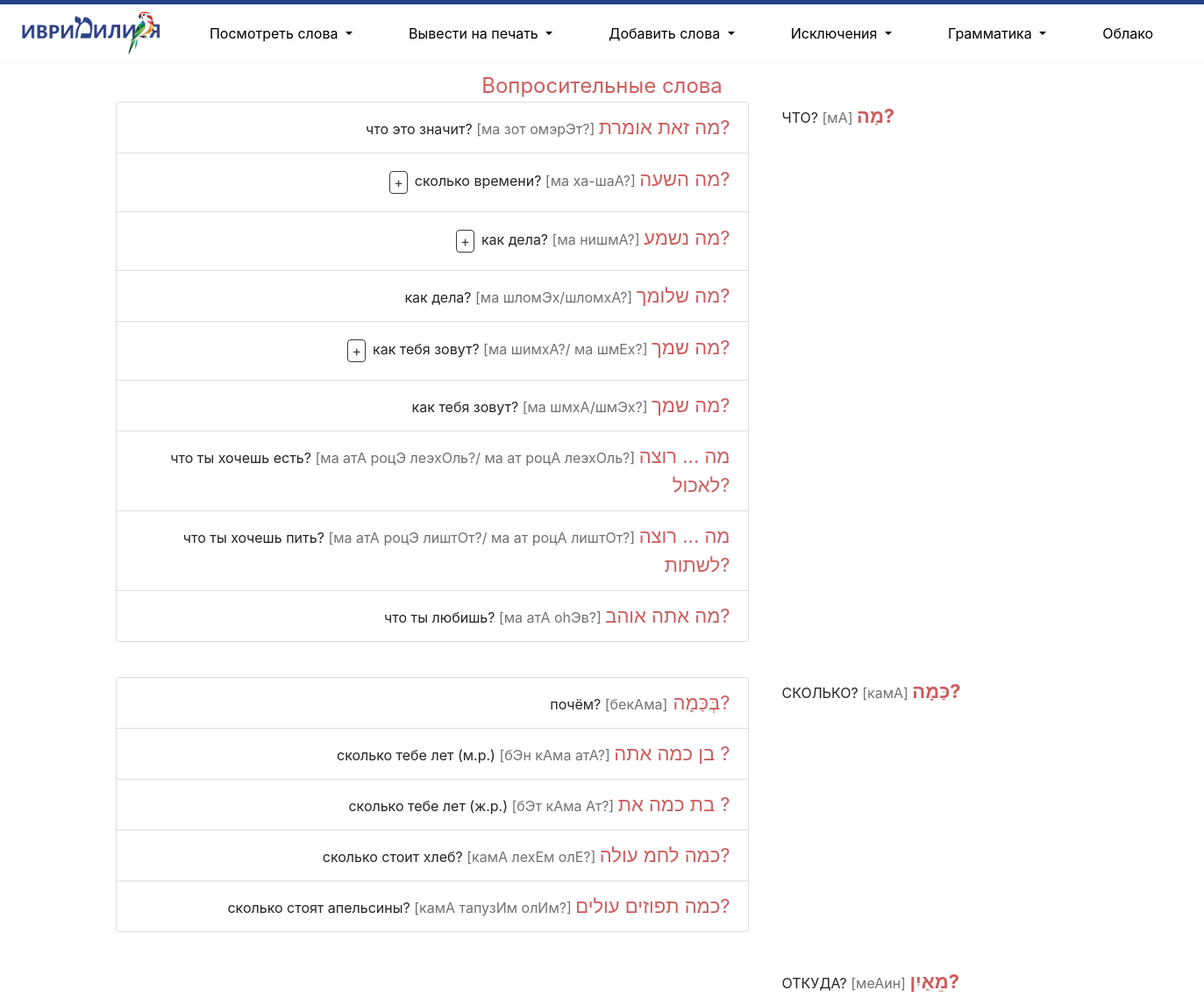
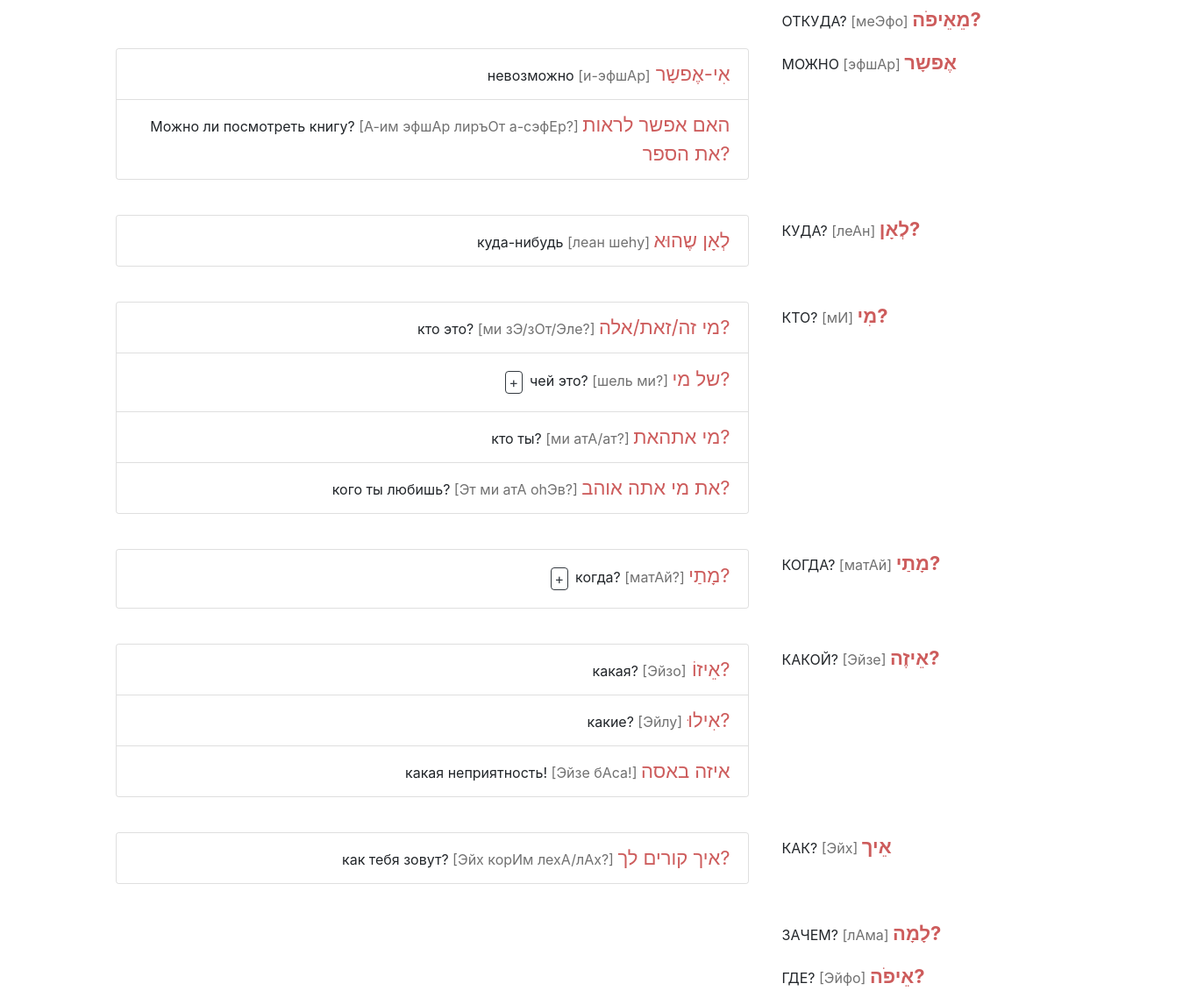
Screenshot of /questions/ with the database file from the repository (2 pictures, top to bottom).
### mycards/models.py (models this page shows, shortened)
class Expression(models.Model):
    expression = models.CharField(max_length=256, verbose_name='Выражение')
    translation = models.CharField(max_length=256, verbose_name='Перевод')
    pronunciation = models.CharField(max_length=256, verbose_name='Произношение')
    word = models.ForeignKey(Word, on_delete=models.PROTECT, related_name='expressions', verbose_name='Основная форма', null=True)
    topic = models.ForeignKey(Topic, on_delete=models.PROTECT, related_name='expressions', verbose_name='Тема', null=True)
    question_id = models.ForeignKey('self', on_delete=models.PROTECT, related_name='answers', verbose_name='Номер вопроса', null=True)
    comment = models.TextField(null=True)

class WordForm(models.Model):
    time = models.CharField(max_length=20, null=True, blank=True)
    gender = models.CharField(max_length=7, null=True, blank=True)
    number = models.CharField(max_length=13, null=True, blank=True)
    name = models.CharField(max_length=64, verbose_name='Название (для поиска)')
    vocal_name = models.CharField(max_length=64, verbose_name='Название с огласовками')
    exception = models.IntegerField(default=0)
    pronunciation = models.CharField(max_length=64, verbose_name='Произношение')
    translation = models.CharField(max_length=64, verbose_name='Перевод')
    word = models.ForeignKey(Word, on_delete=models.PROTECT, related_name='forms', verbose_name='Основная форма')
    example = models.TextField(null=True, blank=True)
    form_type = models.ForeignKey(FormType, on_delete=models.PROTECT, related_name='words', verbose_name='Тип формы', null=True)
    comment = models.TextField(null=True, blank=True)
    client = models.ManyToManyField(Client, through='ClientWordForm', related_name='words')

### mycards/views.py (the view)
# urls.py: path('questions/', views.question_words, name='questions'),
def question_words(request):
    questions = Word.objects.filter(type_id=18)
    questions_info = []
    form_type = FormType.objects.all()
    for question in questions:
        question_info = dict()
        expressions_info = []
        other_forms = []
        question_info['picture'] = question.picture
        for question_form in question.forms.all():
            if question_form.form_type == form_type[0]:
                question_info['name'] = question_form.vocal_name
                question_info['translation'] = question_form.translation
                question_info['pronunciation'] = question_form.pronunciation
                question_info['gender'] = question_form.gender
                question_info['number'] = question_form.number
            else:
                other_form = dict()
                other_form['name'] = question_form.vocal_name
                other_form['translation'] = question_form.translation
                other_form['pronunciation'] = question_form.pronunciation
                other_form['gender'] = question_form.gender
                other_form['number'] = question_form.number
                other_forms.append(other_form)
        for expression in question.expressions.all():
            answers_info = []
            expression_info = dict()
            expression_info['name'] = expression.expression
            expression_info['translation'] = expression.translation
            expression_info['pronunciation'] = expression.pronunciation
            for answer in expression.answers.all():
                answer_info = dict()
                answer_info['name'] = answer.expression
                answer_info['translation'] = answer.translation
                answer_info['pronunciation'] = answer.pronunciation
                answers_info.append(answer)
            expression_info['answers'] = answers_info
            expressions_info.append(expression_info)
        question_info['other_forms'] = other_forms
        question_info['expressions'] = expressions_info
        questions_info.append(question_info)
    questions_info = sorted(questions_info, key=lambda word: word['translation'], reverse=True)
    return render(request, "mycards/questions.html", {'questions_info': questions_info, 'title': 'ВОПРОСЫ'})

### mycards/templates/mycards/questions.html (shortened to what this page needs)
{% extends 'mycards/base.html' %}
{% load custom_tags %}
{%  load static %}
{% block container %}
<main class="container g-0">
    <p class="pt-2 m-0 text-center" style="font-size: 24px; color: #CD5C5C">Вопросительные слова</p>
    {% for word in questions_info %}
    <div class="row">
        <div class="col-8">
  <table class="table table-borderless">
          <tbody>
            <tr>
              <th scope="row"></th>
              {% if word.other_forms|length > 0 or word.expressions|length > 0 %}
              <div class="pr-2 mr-0 text-right">
                <div class="card p-0 m-0">
                  <ul class="list-group list-group-flush p-0 m-0">
                    {% for other in word.other_forms %}
                    <li class="list-group-item">{{ other.translation }} <span style="color: #707070">[{{ other.pronunciation }}]</span><span style="font-size: 22px; color: #CD5C5C"> {{ other.name }}</span>
                    </li>
                    {% endfor %}
                      {% for expression in word.expressions %}
                    <li class="list-group-item">
                        {% if expression.answers|length > 0 %}
                        <a class="btn btn-outline-dark py-0 px-1 m-2" data-toggle="collapse" href="#{{ expression.name }}" role="button" aria-expanded="false" aria-controls="{{ expression.name }}">
    +
  </a>{% endif %}{{ expression.translation }} <span style="color: #707070">[{{ expression.pronunciation }}]</span> <span style="font-size: 22px; color: #CD5C5C">{{ expression.name }}</span>
                    </li>
                    {% endfor %}
                  </ul>
              {% else %}
              <td class="pr-2 mr-0 text-right"></td>
              {% endif %}
          </tr>
          </tbody>
        </table>
        </div>
        <div class="col-4">
            <p>{{ word.translation|upper }} <span style="color: #707070">[{{ word.pronunciation }}]</span> <span style="font-size: 22px; color: #CD5C5C"><b>{{ word.name }}</b></span></p>
        </div>
    </div>
          {% endfor %}
</main>
{% endblock %}

### rows the page displays
Expression: translation "что это значит?", pronunciation "ма зот омэрЭт?", name "מה זאת אומרת?"
Expression: translation "сколько времени?", pronunciation "ма ха-шаА?", name "מה השעה?"
Expression: translation "как дела?", pronunciation "ма нишмА?", name "מה נשמע?"
Expression: translation "как дела?", pronunciation "ма шломЭх/шломхА?", name "מה שלומך?"
Expression: translation "как тебя зовут?", pronunciation "ма шимхА?/ ма шмЕх?", name "מה שמך?"
Expression: translation "как тебя зовут?", pronunciation "ма шмхА/шмЭх?", name "מה שמך?"
Expression: translation "что ты хочешь есть?", pronunciation "ма атА роцЭ леэхОль?/ ма ат роцА леэхОль?", name "מה ... רוצה לאכול?"
Expression: translation "что ты хочешь пить?", pronunciation "ма атА роцЭ лиштОт?/ ма ат роцА лиштОт?", name "מה ... רוצה לשתות?"
Expression: translation "что ты любишь?", pronunciation "ма атА оhЭв?", name "מה אתה אוהב?"
WordForm: translation "ЧТО?", pronunciation "мА", name "מַה?"
WordForm: translation "почём?", pronunciation "бекАма", name "בְּכַּמָה?"
Expression: translation "сколько тебе лет (м.р.)", pronunciation "бЭн кАма атА?", name "בן כמה אתה ?"
Expression: translation "сколько тебе лет (ж.р.)", pronunciation "бЭт кАма Ат?", name "בת כמה את ?"
Expression: translation "сколько стоит хлеб?", pronunciation "камА лехЕм олЕ?", name "כמה לחמ עולה?"
Expression: translation "сколько стоят апельсины?", pronunciation "камА тапузИм олИм?", name "כמה תפוזים עולים?"
WordForm: translation "СКОЛЬКО?", pronunciation "камА", name "כַּמָה?"
WordForm: translation "ОТКУДА?", pronunciation "меАин", name "מֵאַיִן?"
WordForm: translation "ОТКУДА?", pronunciation "меЭфо", name "מֵאֵיפֹה?"
WordForm: translation "невозможно", pronunciation "и-эфшАр", name "אִי-אֶפשָר"
Expression: translation "Можно ли посмотреть книгу?", pronunciation "А-им эфшАр лиръОт а-сэфЕр?", name "האם אפשר לראות את הספר?"
WordForm: translation "МОЖНО", pronunciation "эфшАр", name "אֶפשָר"
Expression: translation "куда-нибудь", pronunciation "леан шеhу", name "לְאָן שֶהוּא"
WordForm: translation "КУДА?", pronunciation "леАн", name "לְאָן?"
Expression: translation "кто это?", pronunciation "ми зЭ/зОт/Эле?", name "מי זה/זאת/אלה?"
Expression: translation "чей это?", pronunciation "шель ми?", name "של מי?"
Expression: translation "кто ты?", pronunciation "ми атА/ат?", name "מי אתהאת?"
Expression: translation "кого ты любишь?", pronunciation "Эт ми атА оhЭв?", name "את מי אתה אוהב?"
WordForm: translation "КТО?", pronunciation "мИ", name "מִי?"
Expression: translation "когда?", pronunciation "матАй?", name "מָתַי?"
WordForm: translation "КОГДА?", pronunciation "матАй", name "מָתַי?"
WordForm: translation "какая?", pronunciation "Эйзо", name "אֵיזוֹ?"
WordForm: translation "какие?", pronunciation "Эйлу", name "אִילוּ?"
Expression: translation "какая неприятность!", pronunciation "Эйзе бАса!", name "איזה באסה"
WordForm: translation "КАКОЙ?", pronunciation "Эйзе", name "אֵיזֶה?"
Expression: translation "как тебя зовут?", pronunciation "Эйх корИм лехА/лАх?", name "איך קורים לך?"
WordForm: translation "КАК?", pronunciation "Эйх", name "אֵיך"
WordForm: translation "ЗАЧЕМ?", pronunciation "лАма", name "לָמָה?"
WordForm: translation "ГДЕ?", pronunciation "Эйфо", name "אֵיפֹה?"
